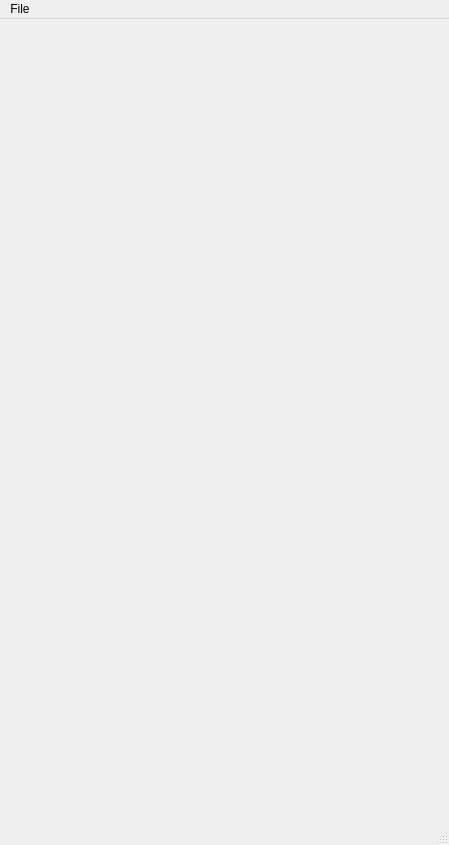
<?xml version="1.0" encoding="UTF-8"?>
<ui version="4.0">
 <class>SCBSceneExample</class>
 <widget class="QMainWindow" name="SCBSceneExample">
  <property name="geometry">
   <rect>
    <x>0</x>
    <y>0</y>
    <width>449</width>
    <height>845</height>
   </rect>
  </property>
  <property name="windowTitle">
   <string>MainWindow</string>
  </property>
  <widget class="QWidget" name="centralwidget">
   <layout class="QVBoxLayout" name="verticalLayout"/>
  </widget>
  <widget class="QMenuBar" name="menubar">
   <property name="geometry">
    <rect>
     <x>0</x>
     <y>0</y>
     <width>449</width>
     <height>21</height>
    </rect>
   </property>
   <widget class="QMenu" name="menuFile">
    <property name="title">
     <string>File</string>
    </property>
    <addaction name="action_New"/>
    <addaction name="action_Import"/>
    <addaction name="action_Commit"/>
    <addaction name="action_Print"/>
   </widget>
   <addaction name="menuFile"/>
  </widget>
  <widget class="QStatusBar" name="statusbar"/>
  <action name="action_Import">
   <property name="text">
    <string>&amp;Import</string>
   </property>
  </action>
  <action name="action_Commit">
   <property name="text">
    <string>&amp;Commit</string>
   </property>
  </action>
  <action name="action_Print">
   <property name="text">
    <string>&amp;Print</string>
   </property>
  </action>
  <action name="action_New">
   <property name="text">
    <string>&amp;New</string>
   </property>
   <property name="toolTip">
    <string>New</string>
   </property>
  </action>
 </widget>
 <resources/>
 <connections/>
</ui>
